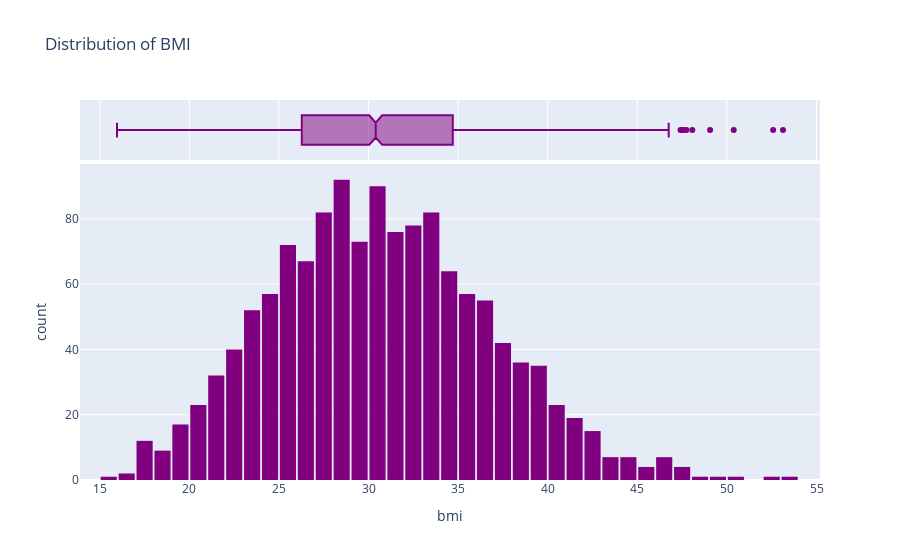

The notebook cell saved with this chart:
### Markdown cell above
#### Body Mass Index
Let's look the BMI of customers using histogram

### Code cell
fig = px.histogram(
    insurance,
    x='bmi',
    marginal='box',
    color_discrete_sequence = ['purple'],
    title='Distribution of BMI'
)
fig.update_layout(bargap=0.1)
fig.show()

### Figure 1 — Plotly figure (JSON) as saved in the notebook; plotly's stock layout.template omitted (floating-point values rounded to 4 significant figures; data arrays with more than 128 entries replaced by an {"elided": "..."} marker saying what was removed)
{"data": [{"alignmentgroup": "True", "bingroup": "x", "hovertemplate": "bmi=%{x}<br>count=%{y}<extra></extra>", "legendgroup": "", "marker": {"color": "purple", "pattern": {"shape": ""}}, "name": "", "offsetgroup": "", "orientation": "v", "showlegend": false, "type": "histogram", "x": {"elided": "1337 float values"}, "xaxis": "x", "yaxis": "y"}, {"alignmentgroup": "True", "hovertemplate": "bmi=%{x}<extra></extra>", "legendgroup": "", "marker": {"color": "purple"}, "name": "", "notched": true, "offsetgroup": "", "showlegend": false, "type": "box", "x": {"elided": "1337 float values"}, "xaxis": "x2", "yaxis": "y2"}], "layout": {"bargap": 0.1, "barmode": "relative", "legend": {"tracegroupgap": 0}, "title": {"text": "Distribution of BMI"}, "xaxis": {"anchor": "y", "domain": [0, 1], "title": {"text": "bmi"}}, "xaxis2": {"anchor": "y2", "domain": [0, 1], "matches": "x", "showgrid": true, "showticklabels": false}, "yaxis": {"anchor": "x", "domain": [0, 0.8316], "title": {"text": "count"}}, "yaxis2": {"anchor": "x2", "domain": [0.8416, 1], "matches": "y2", "showgrid": false, "showline": false, "showticklabels": false, "ticks": ""}}}
